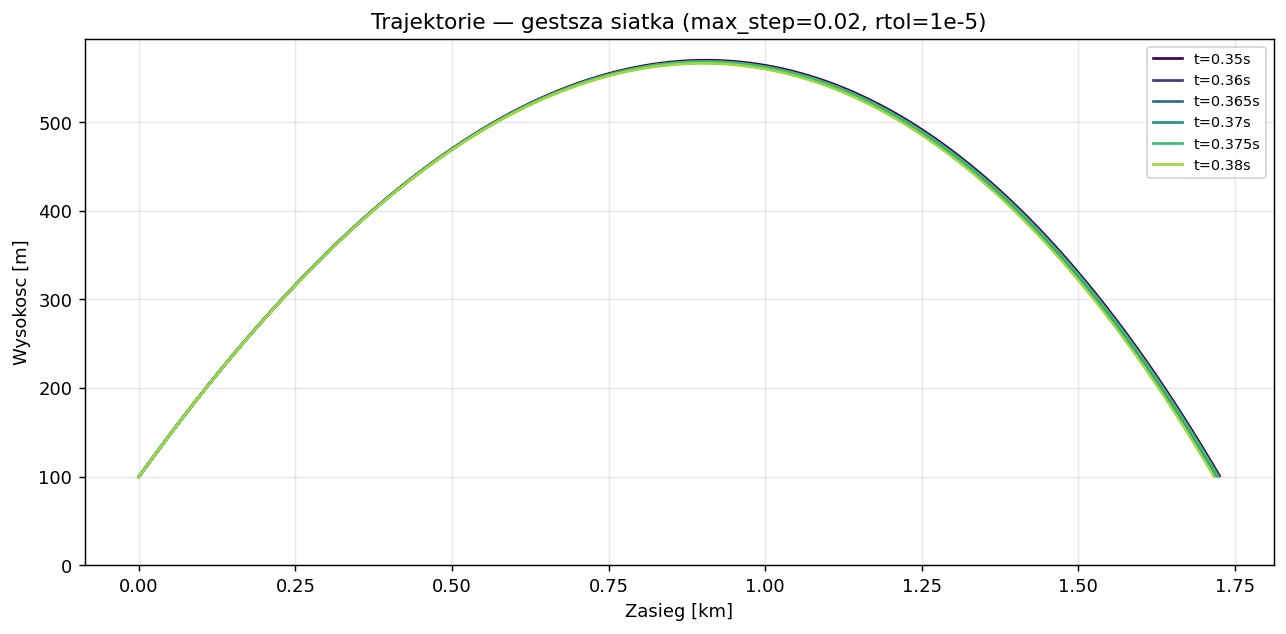

Python code for this plot:
"""
debug_motor2.py — porownanie tolerancji dla t=0.370s
Uruchom z katalogu FlightSim: python debug_motor2.py
"""
import sys, numpy as np, matplotlib.pyplot as plt
from pathlib import Path
sys.path.insert(0, str(Path(__file__).parent))

from aero import get_aero_model
from datcom_io.config_reader import load_config
from datcom_io.rocket_builder import build_mass_model, build_propulsion, build_geometry, build_initial_state
from models.atmosphere import create_atmosphere
from models.gravity import create_gravity
from forces.force_model6 import ForceModel6DOF
from core.solver6 import run_simulation_6dof
from geo.geographic import GeoModule, MissionConfig
import tempfile, os, yaml

CASE_NAME = "rocket_36mm_malarakieta_base"
IMPULSE   = 270.0

# Testujemy trzy zestawy tolerancji dla t=0.370s
CONFIGS = [
    {"max_step": 0.05,  "rtol": 1e-4, "atol": 1e-6,  "label": "max_step=0.05 rtol=1e-4"},
    {"max_step": 0.02,  "rtol": 1e-5, "atol": 1e-7,  "label": "max_step=0.02 rtol=1e-5"},
    {"max_step": 0.01,  "rtol": 1e-6, "atol": 1e-8,  "label": "max_step=0.01 rtol=1e-6"},
]

# Testujemy tez sasiednie punkty z najdokladniejszymi tolerancjami
TIMES_REF = [0.350, 0.360, 0.365, 0.370, 0.375, 0.380]

mission = MissionConfig.from_yaml("missions/mission_01.yaml")
geo     = GeoModule(mission)
aero    = get_aero_model(CASE_NAME, method="missile_datcom")

def make_fm(t_burn):
    thrust = IMPULSE / t_burn
    with open(f"configurations/{CASE_NAME}.yaml",
              encoding='utf-8', errors='replace') as f:
        raw = yaml.safe_load(f.read())
    raw["propulsion"]["thrust_profile"] = [
        [0.0, thrust], [t_burn, thrust],
        [round(t_burn+0.001,4), 0.0],
    ]
    tmp_fd, tmp_path = tempfile.mkstemp(suffix=".yaml")
    os.close(tmp_fd)
    with open(tmp_path, "w") as f:
        yaml.dump(raw, f)
    cfg = load_config(tmp_path)
    os.unlink(tmp_path)
    mass = build_mass_model(cfg)
    geom = build_geometry(cfg)
    geom.xcp = float(aero.xcp_table[len(aero.alpha_table)//2, 0])
    return ForceModel6DOF(
        atmosphere=create_atmosphere("ISA"),
        mass_model=mass, aero_model=aero,
        gravity=create_gravity("constant"),
        geometry=geom, propulsion=build_propulsion(cfg),
    )

# Test 1: rozne tolerancje dla t=0.370s
print("=== Test tolerancji dla t=0.370s ===")
for cfg_t in CONFIGS:
    fm = make_fm(0.370)
    res = run_simulation_6dof(
        fm, build_initial_state(mission),
        t_max=60., z_ground=0.,
        max_step=cfg_t["max_step"],
        rtol=cfg_t["rtol"], atol=cfg_t["atol"],
    )
    lf = geo.ned_to_lf(res)
    print(f"  {cfg_t['label']}: zasieg={lf['x_lf'][-1]:.0f}m  alt={lf['alt'].max():.0f}m  "
          f"V_max={res.speed.max():.1f}m/s  n_steps={len(res.t)}")

# Test 2: gestsza siatka czasow z najdokladniejszymi tolerancjami
print("\n=== Gestsza siatka czasow (max_step=0.02) ===")
results_ref = []
for t_burn in TIMES_REF:
    fm  = make_fm(t_burn)
    res = run_simulation_6dof(
        fm, build_initial_state(mission),
        t_max=60., z_ground=0.,
        max_step=0.02, rtol=1e-5, atol=1e-7,
    )
    lf = geo.ned_to_lf(res)
    print(f"  t={t_burn:.3f}s ({IMPULSE/t_burn:.0f}N): "
          f"zasieg={lf['x_lf'][-1]:.0f}m  alt={lf['alt'].max():.0f}m  "
          f"V_max={res.speed.max():.1f}m/s")
    results_ref.append({
        "label": f"t={t_burn}s", "t": res.t,
        "alt": lf["alt"], "x": lf["x_lf"],
    })

# Wykres
fig, ax = plt.subplots(figsize=(10, 5))
CMAP = plt.cm.viridis(np.linspace(0, 0.85, len(TIMES_REF)))
for r, c in zip(results_ref, CMAP):
    ax.plot(r["x"]/1000, r["alt"], color=c, lw=1.5, label=r["label"])
ax.set_xlabel("Zasieg [km]"); ax.set_ylabel("Wysokosc [m]")
ax.set_title("Trajektorie — gestsza siatka (max_step=0.02, rtol=1e-5)")
ax.set_ylim(bottom=0); ax.legend(fontsize=8); ax.grid(alpha=0.3)
plt.tight_layout()
plt.savefig("debug_motor2.png", dpi=130, bbox_inches="tight")
plt.close()
print("\nZapisano: debug_motor2.png")
